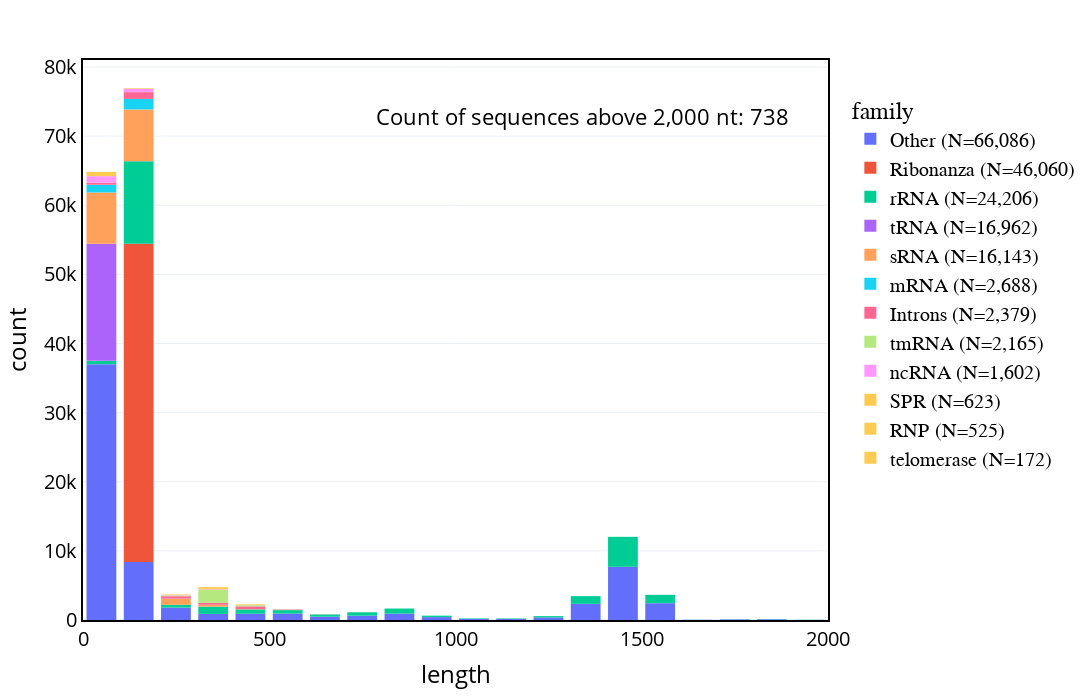

Here is the notebook cell this chart was saved with:
### Code cell
fig = px.histogram(df_final, x="length", color="family",nbins=int(np.ceil(df_final['length'].max()/100)), range_x=[0, 2000],
                   color_discrete_sequence= px.colors.qualitative.Plotly + [px.colors.qualitative.Plotly[-1]]*10000,
)

fig.update_layout(
    height=700,
    width=1200,
    title_x=0.5,
    title_y=0.95,
    font_size=20,
    font_color='black',
    legend_font_size=20,
    legend_font_family='Arial',
    legend_font_color='black',
    legend_x=1.03,
    legend_y=0.95,
    legend_traceorder='normal',
    legend_bordercolor='black',
    template="plotly_white",
    bargap=0.2,
)

# write the number of values above 2000 
fig.add_annotation(dict(
    x=0.95,
    y=0.93,
    text='Count of sequences above 2,000 nt: {}'.format(len(df_final[df_final['length'] > 2000])),
    showarrow=False,
    font=dict(size=22),
    xref='paper',
    yref='paper',
    xanchor='right',
    yanchor='top',
))

# add frame around the plot
fig.update_xaxes(showline=True, linewidth=2, linecolor='black', mirror=True)
# make log
fig.update_yaxes(showline=True, linewidth=2, linecolor='black', mirror=True)

fig.show()

# save to pdf
import plotly.io as pio
pio.write_image(fig, 'images/family_length_distribution.pdf')

### Figure 1 — Plotly figure (JSON) as saved in the notebook; plotly's stock layout.template omitted (floating-point values rounded to 4 significant figures; data arrays with more than 128 entries replaced by an {"elided": "..."} marker saying what was removed)
{"data": [{"alignmentgroup": "True", "bingroup": "x", "hovertemplate": "family=Other (N=66,086)<br>length=%{x}<br>count=%{y}<extra></extra>", "legendgroup": "Other (N=66,086)", "marker": {"color": "#636EFA", "pattern": {"shape": ""}}, "name": "Other (N=66,086)", "nbinsx": 44, "offsetgroup": "Other (N=66,086)", "orientation": "v", "showlegend": true, "type": "histogram", "x": {"elided": "66086 int values"}, "xaxis": "x", "yaxis": "y"}, {"alignmentgroup": "True", "bingroup": "x", "hovertemplate": "family=Ribonanza (N=46,060)<br>length=%{x}<br>count=%{y}<extra></extra>", "legendgroup": "Ribonanza (N=46,060)", "marker": {"color": "#EF553B", "pattern": {"shape": ""}}, "name": "Ribonanza (N=46,060)", "nbinsx": 44, "offsetgroup": "Ribonanza (N=46,060)", "orientation": "v", "showlegend": true, "type": "histogram", "x": {"elided": "46060 int values"}, "xaxis": "x", "yaxis": "y"}, {"alignmentgroup": "True", "bingroup": "x", "hovertemplate": "family=rRNA (N=24,206)<br>length=%{x}<br>count=%{y}<extra></extra>", "legendgroup": "rRNA (N=24,206)", "marker": {"color": "#00CC96", "pattern": {"shape": ""}}, "name": "rRNA (N=24,206)", "nbinsx": 44, "offsetgroup": "rRNA (N=24,206)", "orientation": "v", "showlegend": true, "type": "histogram", "x": {"elided": "24206 int values"}, "xaxis": "x", "yaxis": "y"}, {"alignmentgroup": "True", "bingroup": "x", "hovertemplate": "family=tRNA (N=16,962)<br>length=%{x}<br>count=%{y}<extra></extra>", "legendgroup": "tRNA (N=16,962)", "marker": {"color": "#AB63FA", "pattern": {"shape": ""}}, "name": "tRNA (N=16,962)", "nbinsx": 44, "offsetgroup": "tRNA (N=16,962)", "orientation": "v", "showlegend": true, "type": "histogram", "x": {"elided": "16962 int values"}, "xaxis": "x", "yaxis": "y"}, {"alignmentgroup": "True", "bingroup": "x", "hovertemplate": "family=sRNA (N=16,143)<br>length=%{x}<br>count=%{y}<extra></extra>", "legendgroup": "sRNA (N=16,143)", "marker": {"color": "#FFA15A", "pattern": {"shape": ""}}, "name": "sRNA (N=16,143)", "nbinsx": 44, "offsetgroup": "sRNA (N=16,143)", "orientation": "v", "showlegend": true, "type": "histogram", "x": {"elided": "16143 int values"}, "xaxis": "x", "yaxis": "y"}, {"alignmentgroup": "True", "bingroup": "x", "hovertemplate": "family=mRNA (N=2,688)<br>length=%{x}<br>count=%{y}<extra></extra>", "legendgroup": "mRNA (N=2,688)", "marker": {"color": "#19D3F3", "pattern": {"shape": ""}}, "name": "mRNA (N=2,688)", "nbinsx": 44, "offsetgroup": "mRNA (N=2,688)", "orientation": "v", "showlegend": true, "type": "histogram", "x": {"elided": "2688 int values"}, "xaxis": "x", "yaxis": "y"}, {"alignmentgroup": "True", "bingroup": "x", "hovertemplate": "family=Introns (N=2,379)<br>length=%{x}<br>count=%{y}<extra></extra>", "legendgroup": "Introns (N=2,379)", "marker": {"color": "#FF6692", "pattern": {"shape": ""}}, "name": "Introns (N=2,379)", "nbinsx": 44, "offsetgroup": "Introns (N=2,379)", "orientation": "v", "showlegend": true, "type": "histogram", "x": {"elided": "2379 int values"}, "xaxis": "x", "yaxis": "y"}, {"alignmentgroup": "True", "bingroup": "x", "hovertemplate": "family=tmRNA (N=2,165)<br>length=%{x}<br>count=%{y}<extra></extra>", "legendgroup": "tmRNA (N=2,165)", "marker": {"color": "#B6E880", "pattern": {"shape": ""}}, "name": "tmRNA (N=2,165)", "nbinsx": 44, "offsetgroup": "tmRNA (N=2,165)", "orientation": "v", "showlegend": true, "type": "histogram", "x": {"elided": "2165 int values"}, "xaxis": "x", "yaxis": "y"}, {"alignmentgroup": "True", "bingroup": "x", "hovertemplate": "family=ncRNA (N=1,602)<br>length=%{x}<br>count=%{y}<extra></extra>", "legendgroup": "ncRNA (N=1,602)", "marker": {"color": "#FF97FF", "pattern": {"shape": ""}}, "name": "ncRNA (N=1,602)", "nbinsx": 44, "offsetgroup": "ncRNA (N=1,602)", "orientation": "v", "showlegend": true, "type": "histogram", "x": {"elided": "1602 int values"}, "xaxis": "x", "yaxis": "y"}, {"alignmentgroup": "True", "bingroup": "x", "hovertemplate": "family=SPR (N=623)<br>length=%{x}<br>count=%{y}<extra></extra>", "legendgroup": "SPR (N=623)", "marker": {"color": "#FECB52", "pattern": {"shape": ""}}, "name": "SPR (N=623)", "nbinsx": 44, "offsetgroup": "SPR (N=623)", "orientation": "v", "showlegend": true, "type": "histogram", "x": {"elided": "623 int values"}, "xaxis": "x", "yaxis": "y"}, {"alignmentgroup": "True", "bingroup": "x", "hovertemplate": "family=RNP (N=525)<br>length=%{x}<br>count=%{y}<extra></extra>", "legendgroup": "RNP (N=525)", "marker": {"color": "#FECB52", "pattern": {"shape": ""}}, "name": "RNP (N=525)", "nbinsx": 44, "offsetgroup": "RNP (N=525)", "orientation": "v", "showlegend": true, "type": "histogram", "x": {"elided": "525 int values"}, "xaxis": "x", "yaxis": "y"}, {"alignmentgroup": "True", "bingroup": "x", "hovertemplate": "family=telomerase (N=172)<br>length=%{x}<br>count=%{y}<extra></extra>", "legendgroup": "telomerase (N=172)", "marker": {"color": "#FECB52", "pattern": {"shape": ""}}, "name": "telomerase (N=172)", "nbinsx": 44, "offsetgroup": "telomerase (N=172)", "orientation": "v", "showlegend": true, "type": "histogram", "x": {"elided": "172 int values"}, "xaxis": "x", "yaxis": "y"}], "layout": {"annotations": [{"font": {"size": 22}, "showarrow": false, "text": "Count of sequences above 2,000 nt: 738", "x": 0.95, "xanchor": "right", "xref": "paper", "y": 0.93, "yanchor": "top", "yref": "paper"}], "bargap": 0.2, "barmode": "relative", "font": {"color": "black", "size": 20}, "height": 700, "legend": {"bordercolor": "black", "font": {"color": "black", "family": "Arial", "size": 20}, "title": {"text": "family"}, "tracegroupgap": 0, "traceorder": "normal", "x": 1.03, "y": 0.95}, "margin": {"t": 60}, "title": {"x": 0.5, "y": 0.95}, "width": 1200, "xaxis": {"anchor": "y", "domain": [0, 1], "linecolor": "black", "linewidth": 2, "mirror": true, "range": [0, 2000], "showline": true, "title": {"text": "length"}}, "yaxis": {"anchor": "x", "domain": [0, 1], "linecolor": "black", "linewidth": 2, "mirror": true, "showline": true, "title": {"text": "count"}}}}
